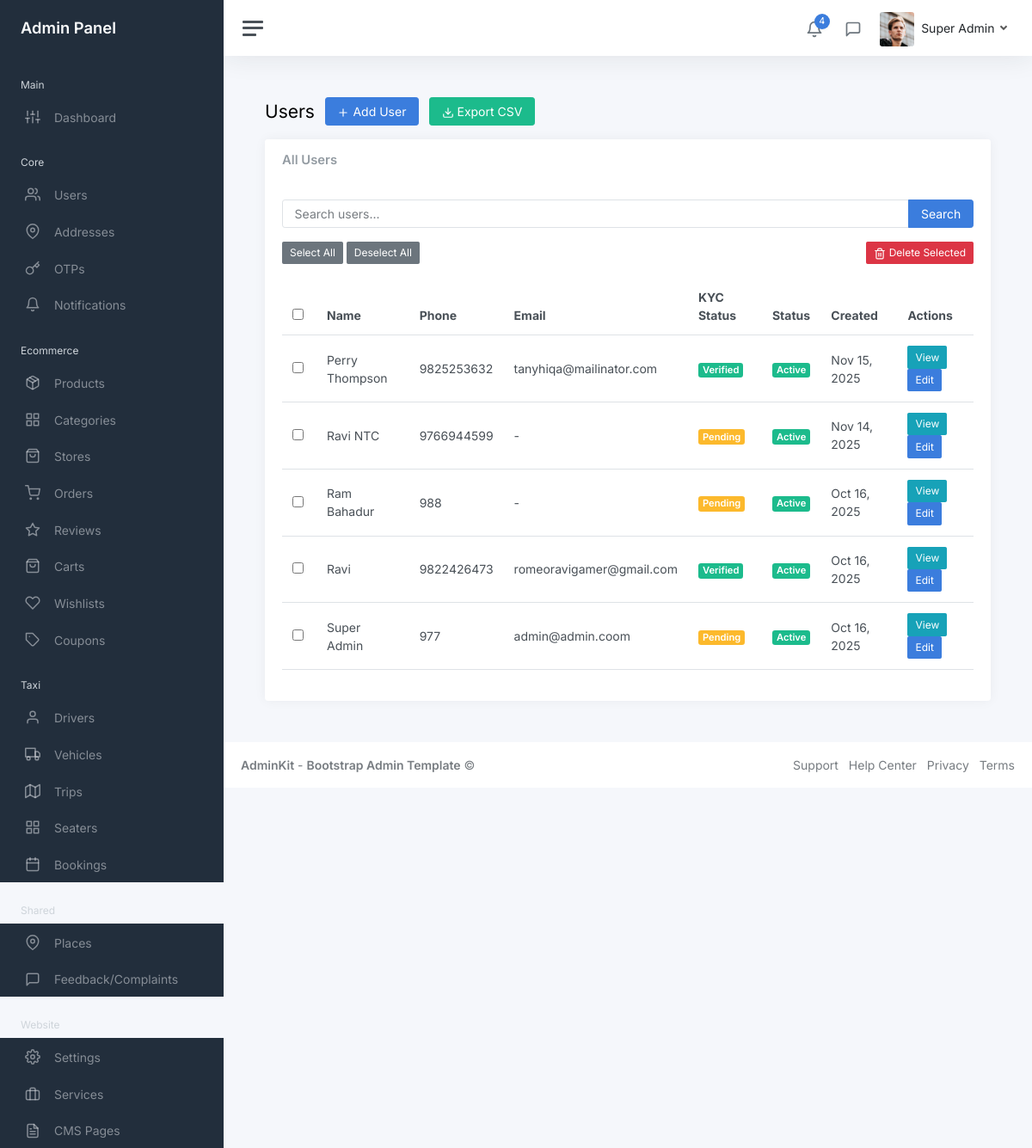
The app's page /myadmin/core/users/ (signed in) with its own data.
### core/models.py (models this page shows, shortened)
class User(AbstractUser):
    COUNTRY_CODE_CHOICES = [
        ('+977', '+977'),
        ('+91', '+91'),
    ]
    COUNTRY_CHOICES = [
        ('Nepal', 'Nepal'),
        ('India', 'India'),
    ]
    phone = models.CharField(max_length=15, unique=True)
    name = models.CharField(max_length=100)
    email = models.EmailField(blank=True, null=True)
    country_code = models.CharField(max_length=5, choices=COUNTRY_CODE_CHOICES, default='+977')
    country = models.CharField(max_length=10, choices=COUNTRY_CHOICES, default='Nepal')
    fcm_token = models.CharField(max_length=255, blank=True, null=True)
    profile_picture = models.ImageField(upload_to='profile_pictures/', blank=True, null=True)
    national_id = models.CharField(max_length=50, blank=True, null=True, help_text='National ID number')
    national_id_document = models.ImageField(upload_to='kyc_documents/', blank=True, null=True, help_text='National ID document image')
    pan_no = models.CharField(max_length=20, blank=True, null=True, help_text='PAN (Permanent Account Number)')
    pan_document = models.ImageField(upload_to='kyc_documents/', blank=True, null=True, help_text='PAN document image')
    is_kyc_verified = models.BooleanField(default=False, help_text='Whether KYC has been verified by admin')
    kyc_submitted_at = models.DateTimeField(blank=True, null=True, help_text='When user submitted KYC information')
    kyc_verified_at = models.DateTimeField(blank=True, null=True, help_text='When KYC was verified by admin')
    created_at = models.DateTimeField(auto_now_add=True)
    updated_at = models.DateTimeField(auto_now=True)
    first_name = None
    last_name = None
    objects = UserManager()
    USERNAME_FIELD = 'phone'
    REQUIRED_FIELDS = ['name']
    class Meta:
        ordering = ['-created_at']

### myadmin/views/core/user_views.py (the view)
# urls.py: path('users/', user_views.UserListView.as_view(), name='user_list'),
class UserListView(StaffRequiredMixin, ListView):
    model = User
    template_name = 'admin/core/user_list.html'
    context_object_name = 'users'
    paginate_by = 20
    def get_queryset(self):
        queryset = User.objects.all().order_by('-created_at')
        search = self.request.GET.get('search')
        if search:
            queryset = queryset.filter(
                Q(name__icontains=search) |
                Q(phone__icontains=search) |
                Q(email__icontains=search)
            )
        return queryset
    def get_context_data(self, **kwargs):
        context = super().get_context_data(**kwargs)
        context['search'] = self.request.GET.get('search', '')
        return context
    def get(self, request, *args, **kwargs):
        if request.GET.get('export') == 'csv':
            queryset = self.get_queryset()
            return export_users_csv(queryset)
        return super().get(request, *args, **kwargs)

### myadmin/mixins.py (called while the page is built)
    def test_func(self):
        return self.request.user.is_staff

### myadmin/templates/admin/core/user_list.html (shortened to what this page needs)
{% extends 'admin/layouts/base.html' %}
{% load static %}
{% block content %}
<div class="container-fluid p-0">
    <div class="mb-3">
        <h1 class="h3 d-inline align-middle">Users</h1>
        <a class="btn btn-primary ms-2" href="{% url 'myadmin:core:user_create' %}">
            <i class="align-middle" data-feather="plus"></i> Add User
        </a>
        <a class="btn btn-success ms-2" href="?export=csv">
            <i class="align-middle" data-feather="download"></i> Export CSV
        </a>
    </div>
    <div class="row">
        <div class="col-12">
            <div class="card">
                <div class="card-header">
                    <h5 class="card-title mb-0">All Users</h5>
                </div>
                <div class="card-body">
                    <form method="get" class="mb-3">
                        <div class="input-group">
                            <input type="text" class="form-control" name="search" placeholder="Search users..." value="{{ search }}">
                            <button class="btn btn-primary" type="submit">Search</button>
                        </div>
                    </form>
                    <form method="post" action="{% url 'myadmin:core:user_bulk_delete' %}" id="bulk-action-form" class="mb-3">
                        <div class="d-flex justify-content-between align-items-center mb-2">
                            <div>
                                <button type="button" class="btn btn-sm btn-secondary" onclick="selectAll()">Select All</button>
                                <button type="button" class="btn btn-sm btn-secondary" onclick="deselectAll()">Deselect All</button>
                            </div>
                            <div>
                                <button type="submit" class="btn btn-sm btn-danger" onclick="return confirm('Are you sure you want to delete selected users?')">
                                    <i class="align-middle" data-feather="trash-2"></i> Delete Selected
                                </button>
                            </div>
                        </div>
                    </form>
                    <table class="table table-hover">
                        <thead>
                            <tr>
                                <th width="40"><input type="checkbox" id="select-all-checkbox" onclick="toggleAll()"></th>
                                <th>Name</th>
                                <th>Phone</th>
                                <th>Email</th>
                                <th>KYC Status</th>
                                <th>Status</th>
                                <th>Created</th>
                                <th>Actions</th>
                            </tr>
                        </thead>
                        <tbody>
                            {% for user in users %}
                            <tr>
                                <td><input type="checkbox" name="selected_items" value="{{ user.pk }}" class="item-checkbox"></td>
                                <td>{{ user.name }}</td>
                                <td>{{ user.phone }}</td>
                                <td>{{ user.email|default:"-" }}</td>
                                <td>
                                    {% if user.is_kyc_verified %}
                                        <span class="badge bg-success">Verified</span>
                                    {% else %}
                                        <span class="badge bg-warning">Pending</span>
                                    {% endif %}
                                </td>
                                <td>
                                    {% if user.is_active %}
                                        <span class="badge bg-success">Active</span>
                                    {% else %}
                                        <span class="badge bg-danger">Inactive</span>
                                    {% endif %}
                                </td>
                                <td>{{ user.created_at|date:"M d, Y" }}</td>
                                <td>
                                    <a href="{% url 'myadmin:core:user_detail' user.pk %}" class="btn btn-sm btn-info">View</a>
                                    <a href="{% url 'myadmin:core:user_update' user.pk %}" class="btn btn-sm btn-primary">Edit</a>
                                </td>
                            </tr>
                            {% empty %}
                            <tr>
                                <td colspan="8" class="text-center">No users found</td>
                            </tr>
                            {% endfor %}
                        </tbody>
                    </table>
                </div>
            </div>
        </div>
    </div>
</div>
{% endblock %}

### templates/admin/layouts/header.html (shortened to what this page needs)
{% load static %}
<nav class="navbar navbar-expand navbar-light navbar-bg">
    <a class="sidebar-toggle js-sidebar-toggle"><i class="hamburger align-self-center"></i></a>
    <div class="navbar-collapse collapse">
      <ul class="navbar-nav navbar-align">
        <li class="nav-item dropdown">
          <a class="nav-icon dropdown-toggle" href="#" id="alertsDropdown" data-bs-toggle="dropdown">
            <div class="position-relative">
              <i class="align-middle" data-feather="bell"></i>
              <span class="indicator">4</span>
            </div>
          </a>
        </li>
        <li class="nav-item dropdown">
          <a class="nav-icon dropdown-toggle" href="#" id="messagesDropdown" data-bs-toggle="dropdown">
            <div class="position-relative">
              <i class="align-middle" data-feather="message-square"></i>
            </div>
          </a>
        </li>
        <li class="nav-item dropdown">
          <a class="nav-link dropdown-toggle d-none d-sm-inline-block" href="#" data-bs-toggle="dropdown">
            {% if user.profile_picture %}
              <img src="{{ user.profile_picture.url }}" class="avatar img-fluid rounded me-1" alt="{{ user.name }}" />
            {% else %}
              <img src="{% static 'myadmin/img/avatars/avatar.jpg' %}" class="avatar img-fluid rounded me-1" alt="{{ user.name }}" />
            {% endif %}
            <span class="text-dark">{{ user.name }}</span>
          </a>
        </li>
      </ul>
    </div>
  </nav>

### records on screen
User: name "Super Admin", phone "977", email "admin@admin.coom", is_kyc_verified "Pending", is_active "Active", created_at "Oct 16, 2025"
User: name "Perry Thompson", phone "9825253632", email "tanyhiqa@mailinator.com", is_kyc_verified "Verified", is_active "Active", created_at "Nov 15, 2025"
User: name "Ravi NTC", phone "9766944599", email "-", is_kyc_verified "Pending", is_active "Active", created_at "Nov 14, 2025"
User: name "Ram Bahadur", phone "988", email "-", is_kyc_verified "Pending", is_active "Active", created_at "Oct 16, 2025"
User: name "Ravi", phone "9822426473", email "romeoravigamer@gmail.com", is_kyc_verified "Verified", is_active "Active", created_at "Oct 16, 2025"
